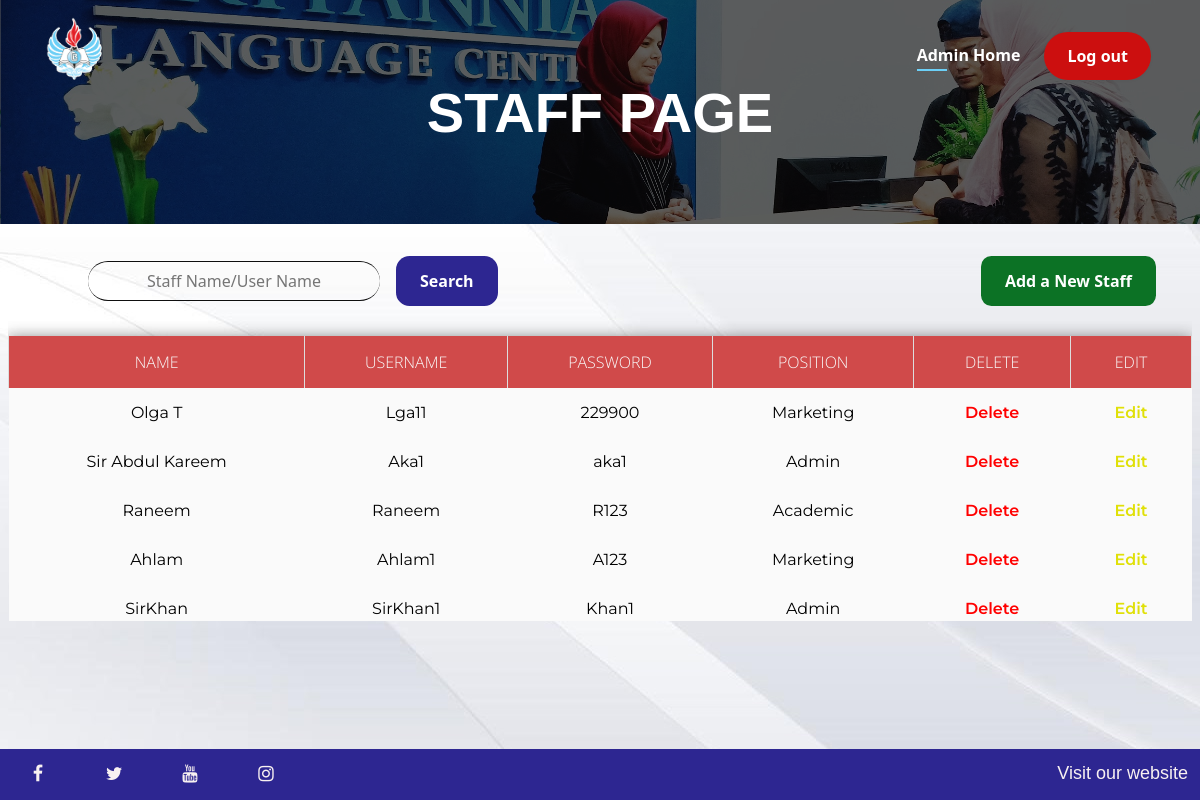
Screenshot of /Staffm.php (signed in) with the database file from the repository.
### tables this page shows
CREATE TABLE `authintication` (
  `idAuthintication` int(11) NOT NULL,
  `staffName` varchar(45) NOT NULL,
  `UserName` varchar(45) NOT NULL,
  `staffPassword` varchar(45) NOT NULL,
  `user_type` varchar(11) NOT NULL
);

### Staffm.php (the view, shortened to what this page needs)
<?php
$host="localhost";
$user="root";
$password="";
$db="management_system";
include('HeaderStaff.php');
include('footer1.php');
$connection=mysqli_connect($host,$user,$password,$db);
?>
<!DOCTYPE html>
<html lang="en">
<head>
  <link rel="stylesheet" href="OfferLetter.css">
  <link rel="stylesheet" href="footer1.css">
  <link rel="stylesheet" href="Testt.css">
  <link rel="stylesheet" href="StaffM.css">
</head>
<body>
<div>
  <div class="search">
    <form id='search' Class="search-container" method="POST">
       <input  type='text' placeholder='Staff Name/User Name'Class="searchinput-field"  name='searchTerm' >
       <button type='submit'Class="search-btn" name="apply" value="apply" >Search</button>
    </form>
</div>
</div>
<div class="class-select-container">
  <button class="button-9" onclick="window.location.href='staffform.php';">Add a New Staff</button>
</div>
 <?php
if ($_SERVER["REQUEST_METHOD"] == "POST" && isset($_POST['searchTerm'])) {
  $searchTerm = mysqli_real_escape_string($connection, $_POST['searchTerm']);
  $select = "SELECT * FROM authintication WHERE staffName LIKE '%$searchTerm%' ORDER BY idAuthintication DESC";
} else {
  $select = "SELECT * FROM authintication ORDER BY idAuthintication DESC";
}
$result = mysqli_query($connection, $select);
  ?>
  <div class="filter">
  <table class="filter">
    <thead>
<tr>
        <th>Name</th>
        <th>username<br></th>
        <th>Password<br></th>
        <th>Position<br></th>
        <th>Delete</th>
        <th>Edit</th>
</tr>
</thead>
<tbody>
<?php
    while ($info = $result->fetch_array(MYSQLI_ASSOC)) {
    ?>
<tr>
        <td><?php echo "{$info['staffName']}" ?></td>
        <td><?php echo "{$info['UserName']}" ?></td>
        <td><?php echo "{$info['staffPassword']}" ?></td>
        <td><?php echo "{$info['user_type']}" ?></td>
  <td><a class='button-8' onclick="return confirm('Are You Sure to Delete This');" href='Sdelete.php?Name=<?php echo $info['idAuthintication']; ?>'>Delete</a></td>
  <td><a class='button-7' onclick="return confirm('Are You Sure to Update This');" href='staffedit.php?staffID=<?php echo $info['idAuthintication']; ?>'>Edit</a></td>
</tr>
</tbody>
<?php
}
?>
</div>
</body>
</html>

### HeaderStaff.php (shortened to what this page needs)
<!DOCTYPE html>
<html lang="en">
<head>
    <link rel="stylesheet" href="Testt.css">
</head>
<body>
<header>
	<div class="overlay">
<h1>STAFF PAGE</h1>
		</div>
<div class="button-container">
<a href= "adminhome.php"class="button-5">Admin Home</a>
<a href= "logout.php"><button class="button-6" role="button">Log out</button></a>
</div>
<img src="logo2.png" ></a>
</header>
</body>
</html>

### footer1.php (shortened to what this page needs)
<!DOCTYPE html>
<html lang="en">
<head>
    <link rel="stylesheet" href="footer1.css">
    <link rel="stylesheet" href="https://cdnjs.cloudflare.com/ajax/libs/font-awesome/4.7.0/css/font-awesome.min.css">
</head>
<body>
<footer class="footer-distributed">
<div class="footer">
<a href="https://www.facebook.com/britannialanguagecentre/" class="fa fa-facebook"></a>
   <a href="https://twitter.com/Britannialckl" class="fa fa-twitter"></a>
   <a href="https://www.youtube.com/channel/UCrUMSPDQ-7FTwrgMnSYbjeg" class="fa fa-youtube"></a>
   <a href="https://www.instagram.com/britannialc/?hl=en" class="fa fa-instagram"></a>
 <div class="footer-right">
   <a class="active" href="https://britannia.edu.my/">Visit our website</a>
 </div>
</footer>
</body>
</html>

### Testt.css (style rules this page uses)
header { background-image: url('brit.jpg'); background-size: cover; background-position: center; position: fixed; top: 0; left: 0; width: 100%; height: 14rem; z-index: 1; background-position: 0.5px -250px; }
.overlay { position: absolute; top: 0; left: 0; width: 100%; height: 100%; background-color: rgba(0, 0, 0, 0.623); display: flex; justify-content: center; align-items: center; }
h1 { font-family: 'Helvetica', sans-serif; color: #fff; font-size: 3.5rem; text-align: center; margin: 0; }
.button-container { position: absolute; top: 25%; right: 2rem; transform: translateY(-50%); display: flex; }
button { font-size: 1rem; padding: 0.5rem 1.5rem; border: none; border-radius: 1rem; margin-right: 1rem; cursor: pointer; color: #fff; font-family: 'Helvetica', sans-serif; transition: all 0.2s ease-in-out; }
.button-5 { font-family: system-ui,-apple-system,system-ui,"Helvetica Neue",Helvetica,Arial,sans-serif; font-weight: 600; padding: calc(.875rem - 1px) calc(1.5rem - 1px); color: #ffffff; text-decoration: none; display: inline-block; position: relative; }
.button-5::before { content: ""; position: absolute; left: 2; bottom: 10px; width: 20%; height: 2px; background-color: #6ccff6; transition: width 0.25s ease-out; }
.button-6 { background-color: #cc0f0f; border: 1px solid transparent; border-radius: 4rem; box-shadow: rgba(0, 0, 0, 0.02) 0 1px 3px 0; box-sizing: border-box; font-family: system-ui,-apple-system,system-ui,"Helvetica Neue",Helvetica,Arial,sans-serif; font-weight: 600; background-clip: padding-box; padding: calc(.875rem - 1px) calc(1.5rem - 1px); }
img { position: absolute; top: 1rem; left: 2rem; height: 4rem; width: auto; }

### footer1.css (style rules this page uses)
.footer { position: fixed; bottom: 0; left: 0; width: 100%; background-color: #2d2691; padding: 2px px; z-index: 9999; font-family: 'Helvetica', sans-serif; }
.footer a { float: left; color: rgb(248, 241, 241); text-align: center; padding: 12px; text-decoration: none; font-size: 18px; line-height: 25px; }
.footer-right { float: right; }
.fa { padding: 20px; font-size: 30px; width: 50px; text-align: center; text-decoration: none; margin: 1px 1px; }
.fa-facebook { color: white; }
.fa-twitter { color: white; }
.fa-youtube { color: white; }
.fa-instagram { color: white; }

### rows the page displays
authintication: staffName "Olga T", UserName "Lga11", staffPassword "229900", user_type "Marketing"
authintication: staffName "Sir Abdul Kareem", UserName "Aka1", staffPassword "aka1", user_type "Admin"
authintication: staffName "Raneem", UserName "Raneem", staffPassword "R123", user_type "Academic"
authintication: staffName "Ahlam", UserName "Ahlam1", staffPassword "A123", user_type "Marketing"
authintication: staffName "SirKhan", UserName "SirKhan1", staffPassword "Khan1", user_type "Admin"
